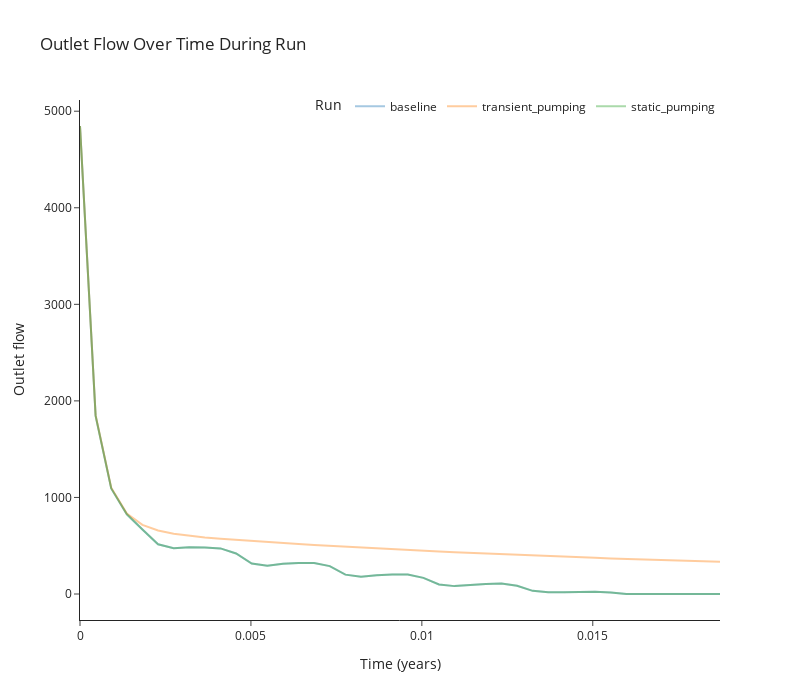

Notebook cell for this chart:
### Code cell
cubic_meters_per_hour_to_cfs = 1.0/0.009809634700287
utils.plot_variable_for_each_run("outlet_flow", runs, y_label="Outlet flow", 
                                 y_scale=1, title="Outlet Flow Over Time During Run")
